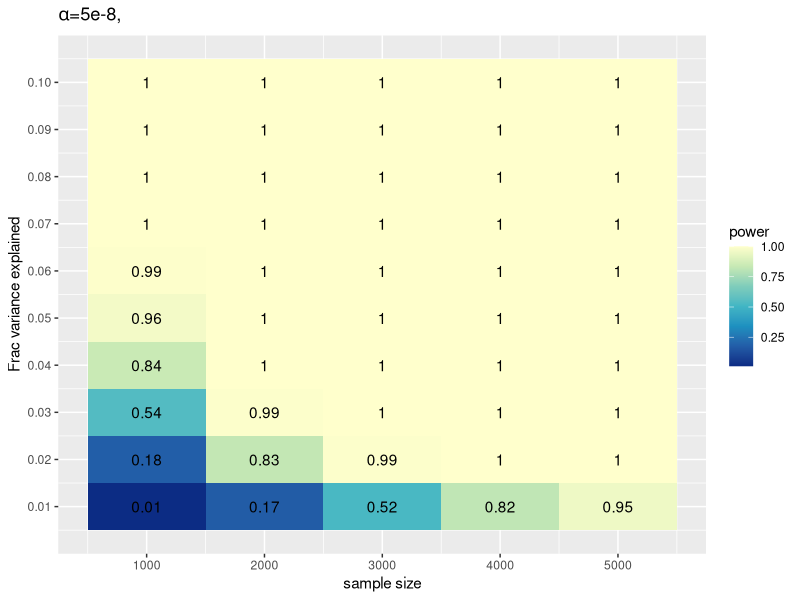
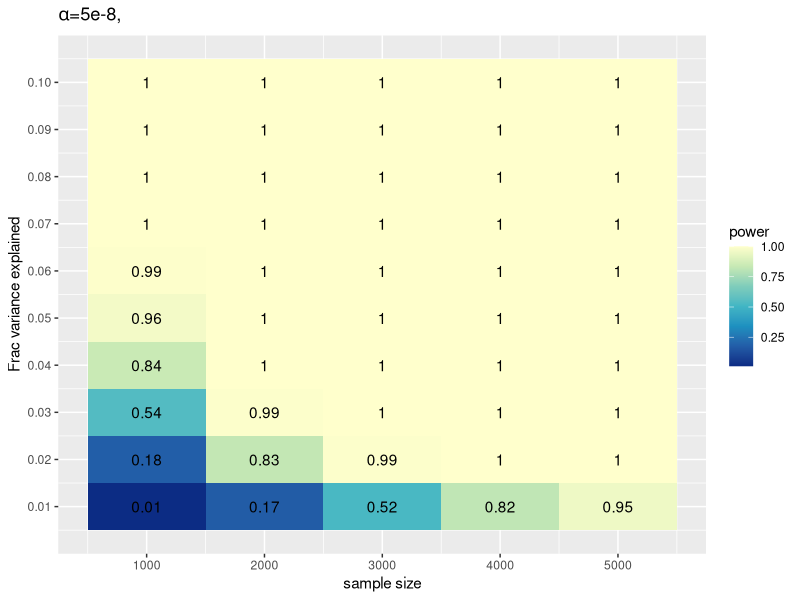

The R source for these figures, in order:
# R functions for power calculations of GWAS studies, under varying MAF and beta parameters. 
# Suitable for classical (i.e. single-SNP single-trait) GWAS studies using linear regression models, i.e for quantitative traits.

# Modification of https://github.com/kaustubhad/gwas-power with the following addition: 
# Can also parameterize the Linkage disequillibrium (r2) between the causal SNP and the genotyped SNP

# Uses formulae for power calculation presented in Appendix A of
# Visscher PM, Wray NR, Zhang Q, et al. 10 Years of GWAS Discovery: Biology, Function, and Translation. Am J Hum Genet 2017;101(1):5-22. doi: 10.1016/j.ajhg.2017.06.005.
# Assumes that additional covariates, if any, are uncorrelated to the SNP.
# in such cases, if the SNP is severely stratified, these formulae will not be applicable, and a simulation-based approach might be preferrable.
# Calculates power by calculating the non-centrality parameter (NCP) of the chi-square statistic under the alternative hypothesis.
# NCP is the degree to which the null distribution is wrong. 

# Parameters:
# n		=    Sample size (has to be >= 0)
# qsq	=    Fraction of trait variance explained by the SNP. Must be in range [0,1]. 
# beta	= Effect size of the SNP on the trait, in SD units. Only square of beta is used, so result is symmetric in +ve and -ve beta values. For simplicity, preferable to have all beta to be +ve.
# maf	= Minor allele frequency of the SNP (between 0 and 0.5).
# het	= Heterozygous genotype frequency. Equal to 2*maf*(1-maf) under Hardy-Weinberg Equilibrium. Must be in range [0,1].  
# pval	= P-value threshold for significance. Common values are 5E-8 (for genome-wide significance) or 1E-5 (for suggestive significance). 

# Use as: source("power_calcs.R")

# Tested under R version 3.4.1.

library(reshape2)
library(ggplot2)
is.scalar <- function(v) { is.numeric(v) && length(v)==1; }
# Accessory function: Check whether the input is numeric scalar.
# Used by other functions for power calculation in checking input consistency.
# The user doesn't need to use this function directly.


power_n_hsq <- function(n, qsq, pval = 5E-8) {
  # Calculates power based on a range of values of n and qsq. pval has to be fixed.
  # Parameters as defined above.
  # n and hsq can be vectors.
  # pval a single numeric value. Default is the common genome-wide significance threshold 5E-8.
  # Returns pow, a matrix containing power values, with n along rows and qsq along columns.
  # Can contain NA if NCP is negative, NA or infinite, which may happen e.g. if qsq=1.
  # Example call: pow = power_n_hsq(n = (1:5)*1000, qsq = (1:10)/100, pval=5E-8)
  
  if (missing(n)) { stop("Parameter n not found."); }
  if (missing(qsq)) { stop("Parameter qsq not found."); }
  if ( !( is.vector(n) && is.numeric(n) ) ) { stop("Parameter n not a numeric vector."); }
  if ( !( is.vector(qsq) && is.numeric(qsq) ) ) { stop("Parameter qsq not a numeric vector."); }
  if ( !( is.scalar(pval) ) ) { stop("Parameter pval not a numeric scalar."); }
  if ( any( n<0 | !is.finite(n) ) ) { stop("Parameter n has unacceptable values."); }
  if ( any( qsq<0 | qsq>1 | !is.finite(qsq) ) ) { stop("Parameter qsq has unacceptable values."); }
  if ( pval<=0 | pval>=1 | !is.finite(pval) ) { stop("Parameter pval has unacceptable value."); }
  
  th=qchisq(pval,df=1,lower.tail=F); # Significance threshold for chi-square, corresponding to P-value threshold
  
  pow=matrix(NA,nrow=length(n),ncol=length(qsq)); # Pre-allocalte matrix to store power values
  rownames(pow)=n; colnames(pow)=qsq; # Assign row and column names
  
  for (i in 1:length(n)) {
    for (j in 1:length(qsq)) {
      ncp=n[i]*qsq[j]/(1-qsq[j]); # Calculate NCP parameter
      if (is.finite(ncp) && ncp>=0) { pow[i,j]=pchisq(th,df=1,lower.tail=F,ncp=ncp); } # Calculate power when NCP is finite and >=0
    }}
  
  return(pow); # Return calculated power matrix
}

## 1. Genome-wide significance (alpha = 5e-8) and UK Biobank-size cohort
pow <- power_n_hsq(n = (1:5)*1000, qsq = (1:10)/100, pval=5E-8)
m <- melt(pow)
names(m) <- c("n", "qsq", "power")
ggplot(m, aes(x = n, y = qsq, fill = power, label = round(power, digits = 2))) + geom_tile(aes(fill = power)) + 
  scale_fill_distiller(palette = "YlGnBu") + geom_text(aes(label = round (power, digits = 2))) + 
  labs (x = "sample size", y = "Frac variance explained", title =  bquote(paste(alpha,"=5e-8,",'',sep='')))  + 
  scale_x_continuous (breaks = unique(m$n)) + scale_y_continuous (breaks = unique(m$qsq))
ggsave(plot = last_plot(), filename = '/home/sorokin/projects/power/power_calcs_ppp_2.png',dpi = 330, units = "in", height = 5, width = 10)
                                     